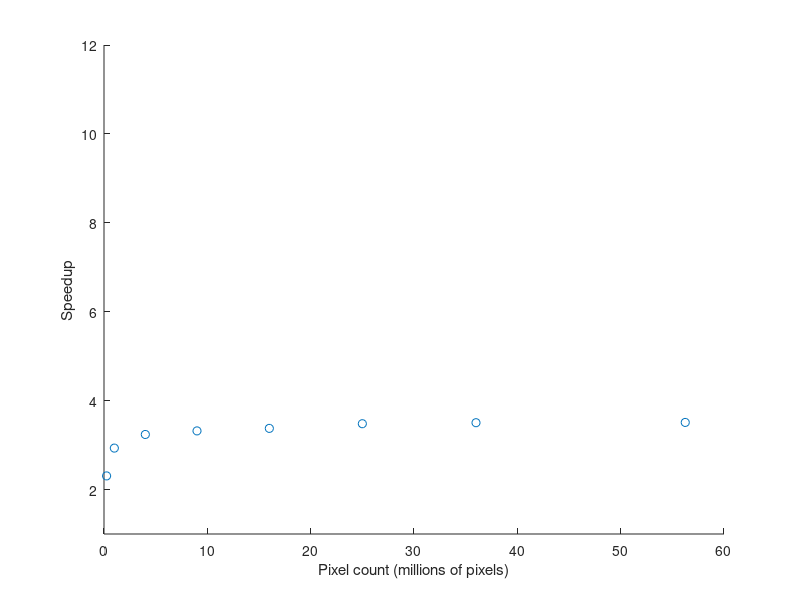
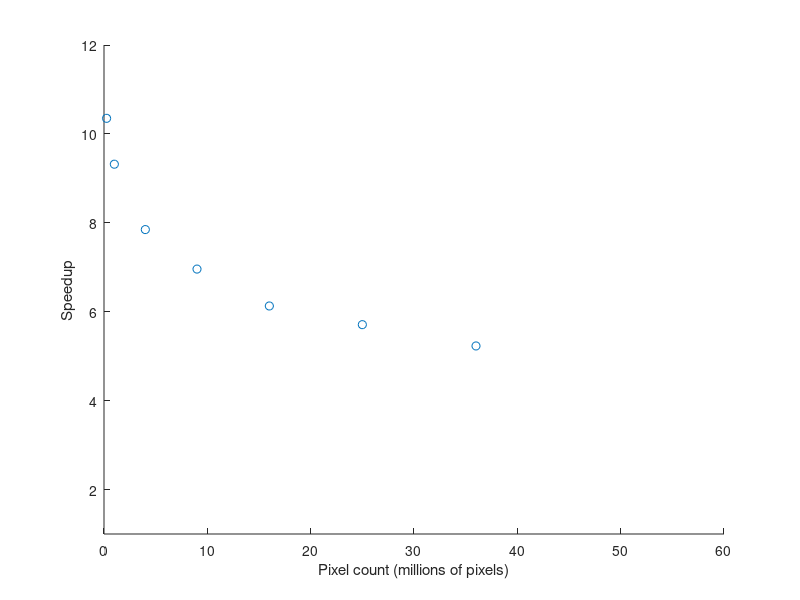
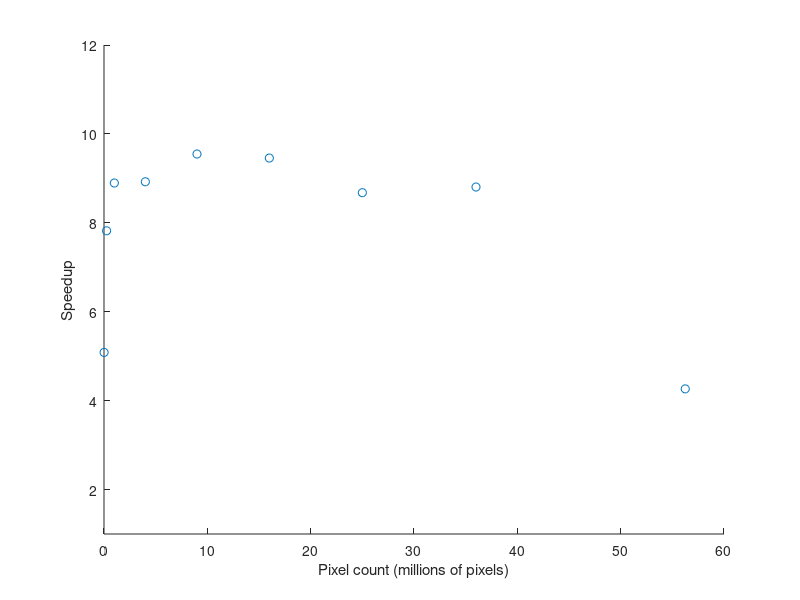
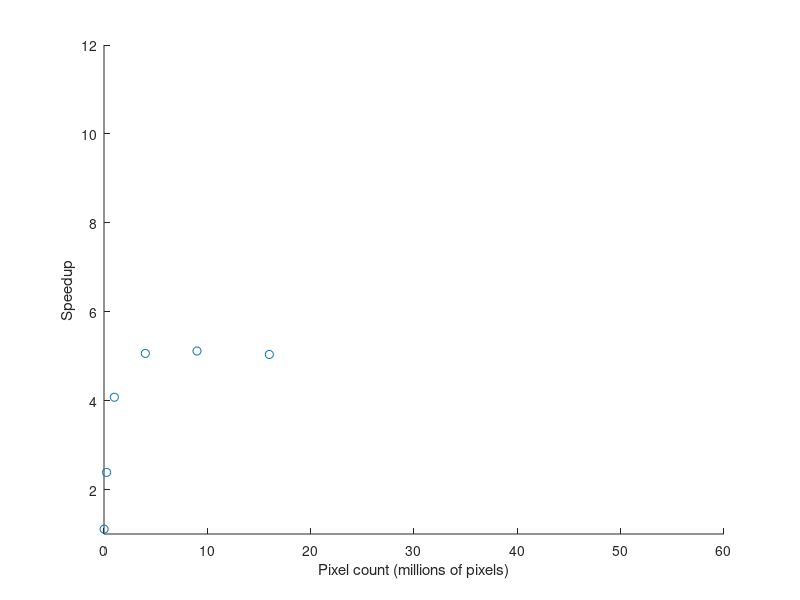

Reproduce these figures in MATLAB, in order.
pixel_count = [100^2, 500^2, 1000^2, 2000^2, 3000^2, 4000^2, 5000^2, 6000^2, 7500^2]./10^6;
separable_convolution_speedup = [0.001521 2.306766 2.932381 3.238829 3.319243 3.375912 3.480884 3.503627 3.509777];
edge_classification_speedup = [97.544669 10.350657 9.318748 7.847971 6.959467 6.129282 5.709230 5.230187, -1];
motion_area_estimation_speedup = [5.084746 7.820414 8.895548 8.923449 9.547545 9.456960 8.677697 8.805193 4.264629];
facial_recognition_speedup = [1.110433 2.385690 4.076792 5.062366 5.116523 5.038576, -1, -1, -1];

figure, scatter(pixel_count, separable_convolution_speedup);
xlabel('Pixel count (millions of pixels)');
ylabel('Speedup');
ylim([1, 12]);
figure, scatter(pixel_count, edge_classification_speedup);
xlabel('Pixel count (millions of pixels)');
ylabel('Speedup');
ylim([1, 12]);
figure, scatter(pixel_count, motion_area_estimation_speedup);
xlabel('Pixel count (millions of pixels)');
ylabel('Speedup');
ylim([1, 12]);
figure, scatter(pixel_count, facial_recognition_speedup);
xlabel('Pixel count (millions of pixels)');
ylabel('Speedup');
ylim([1, 12]);
